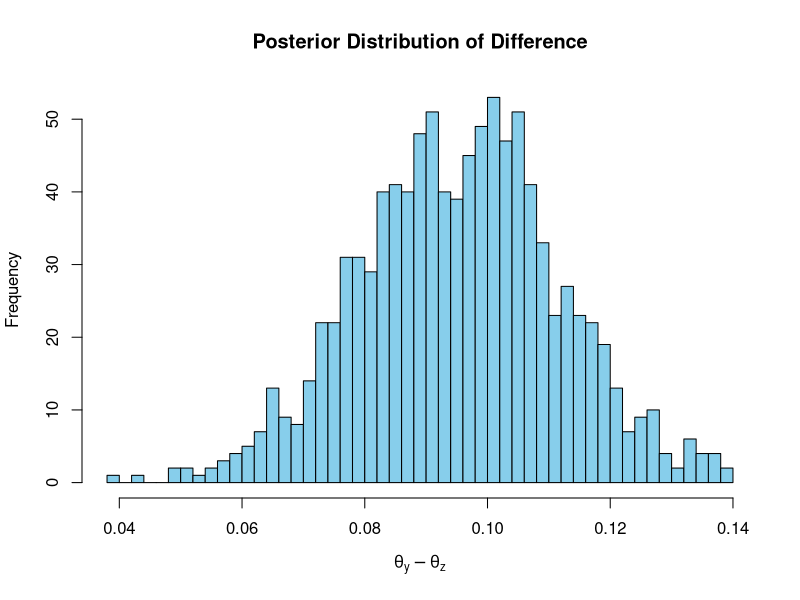

The R source for this figure:
## ---- chunk 1

# Data
y <- c(16/74, 9/99, 10/58, 13/70, 19/121, 20/77, 18/104, 17/129, 35/308, 55/119)
z <- c(12/25, 1/19, 2/16, 4/48, 9/217, 7/74, 9/38, 8/162)

# Total counts
n_y <- c(74, 99, 58, 70, 121, 77, 104, 129, 308, 119)
n_z <- c(25, 19, 16, 48, 217, 74, 38, 162)

# Prior parameters
alpha_y <- 1; beta_y <- 1
alpha_z <- 1; beta_z <- 1

# Posterior parameters
alpha_y_post <- alpha_y + sum(y * n_y)
beta_y_post <- beta_y + sum((1 - y) * n_y)
alpha_z_post <- alpha_z + sum(z * n_z)
beta_z_post <- beta_z + sum((1 - z) * n_z)

# Simulate from the posterior
set.seed(123)
theta_y_samples <- rbeta(1000, alpha_y_post, beta_y_post)
theta_z_samples <- rbeta(1000, alpha_z_post, beta_z_post)

# Compute the difference
diff_samples <- theta_y_samples - theta_z_samples

# Plot
hist(diff_samples, main = "Posterior Distribution of Difference",
     xlab = expression(theta[y] - theta[z]), breaks = 40, col = "skyblue")
